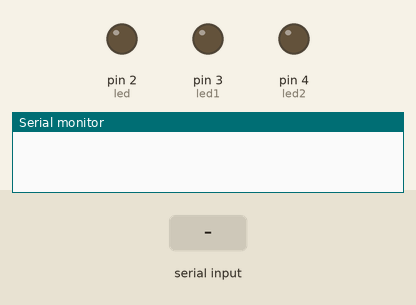
The sketch below on a simulated Arduino Uno, built with avr-gcc and run on an emulated ATmega328P. Shown: output pins drawn as LEDs (lit = HIGH), the last lines printed to the serial monitor. The test bench sets the inputs (shaded band).

Above: at 1.2 s.
1.3 s: "p" received over Serial
At 1.6 s:
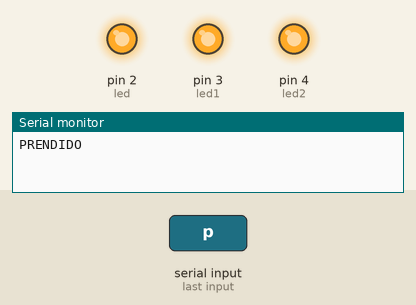
2.8 s: "a" received over Serial
At 3.9 s:
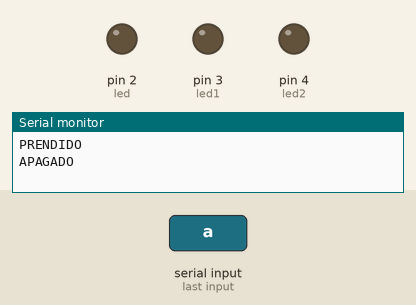
Timing chart, 0 to 5.8 s (numbered marks = the images above; inputs shaded):
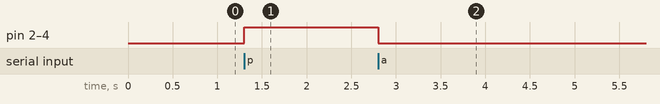

The sketch:

Leds_y_monitor_serial.ino
```cpp
int opcion;
int led = 2;
int led1 = 3;
int led2 = 4;
void setup(){
Serial.begin(9600);
pinMode(led, OUTPUT);
pinMode(led1, OUTPUT);
pinMode(led2, OUTPUT);
}

void loop(){
if (Serial.available()>0){
opcion=Serial.read();
if(opcion=='a') {
digitalWrite(led, LOW);
digitalWrite(led1, LOW);
digitalWrite(led2, LOW);
Serial.println("APAGADO");
}

if(opcion=='p') {
digitalWrite(led, HIGH);
digitalWrite(led1, HIGH);
digitalWrite(led2, HIGH);
Serial.println("PRENDIDO");
}
}
}
```

Measured:
- after the input at 1.3 s, pin 2 (led), pin 3 (led1), pin 4 (led2): LOW → HIGH at once
- after the input at 2.8 s, pin 2 (led), pin 3 (led1), pin 4 (led2): HIGH → LOW at once
